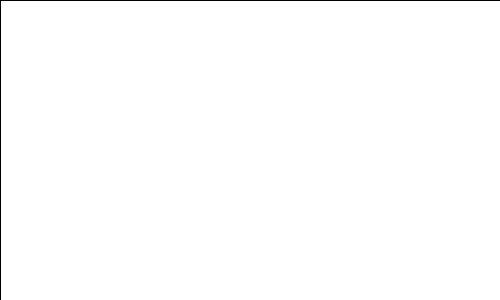
Frame 1 (no input)
Frame 60 (the mouse pressed at the canvas centre just before this capture): identical to frame 1, image omitted
Frame 120 (the mouse held since frame 60 and released just before this capture): identical to frame 1, image omitted

The Processing sketch that drew this single still picture (run headless with seeded random() and noise(); from frame 60 on, the mouse is pressed at the canvas centre):

// Processing sketch: c6_3_circle
// ── c6_3_circle.pde
import java.util.List;
import java.util.ArrayList;

int circleNum = 10;
final int maxCircleNum = 100;
List<Circle> circleList;

void setup(){
    size(500, 300);
    background(255);
    smooth();
    strokeWeight(1);
    fill(150, 50);
    circleList = new ArrayList();
}

void draw(){
    // background(255);
    color bg = color(255, 255, 255);
    fill(bg, 20);
    rect(0, 0, width, height);
    for(Circle c : circleList){
        c.update();
    }
}

void mouseReleased(){
    drawCircles();
}

void drawCircles(){
    if(circleList.size() > maxCircleNum){
        circleList.subList(0, circleNum).clear();
    }
    for(int i=0; i<circleNum; i++){
        circleList.add(new Circle());
    }
}

class Circle {
    float x, y;
    float radius;
    color lineCol, fillCol;
    float alpha;
    float xMove, yMove;

    Circle(){
        this.x = random(width);
        this.y = random(height);
        this.radius = random(100) + 10;
        this.lineCol = color(random(255), random(255), random(255));
        this.fillCol = color(random(255), random(255), random(255));
        // this.alpha = random(225);
        this.alpha = random(25);
        this.xMove = random(10)-5;
        this.yMove = random(10)-5;
    }

    void update(){
        this.x += this.xMove;
        this.y += this.yMove;
        this.draw();

        if(this.x > (width+this.radius) ){
            this.x = 0 - this.radius;
        }
        if(this.x < (0-this.radius)){
            this.x = width + this.radius;
        }
        if(this.y > (height+this.radius)){
            this.y = 0-this.radius;
        }
        if(this.y < (0-radius)){
            this.y = height + this.radius;
        }

        boolean touching = false;
        for(Circle c : circleList){
            if(c != this){
                float distance = dist(this.x, this.y, c.x, c.y);
                float overlap = distance - this.radius - c.radius;
                if(overlap < 0){
                    float midX = (this.x + c.x)/2;
                    float midY = (this.y + c.y)/2;

                    stroke(0, 10);
                    noFill();
                    overlap *= -1;
                    ellipse(midX, midY, overlap, overlap);

                    touching = true;
                    break;
                }
                this.draw();
            }
        }
        if(touching){
            if(this.alpha > 0){
                this.alpha--;
            }
        }else {
            if(this.alpha < 255){
                this.alpha += 2;
            }
        }
    }

    void draw(){
        noStroke();
        fill(this.fillCol, this.alpha);
        ellipse(this.x, this.y, this.radius*2, this.radius*2);
        stroke(this.lineCol, 10);
        // stroke(this.lineCol, 150);
        noFill();
        ellipse(this.x, this.y, 10, 10);
    }
}
